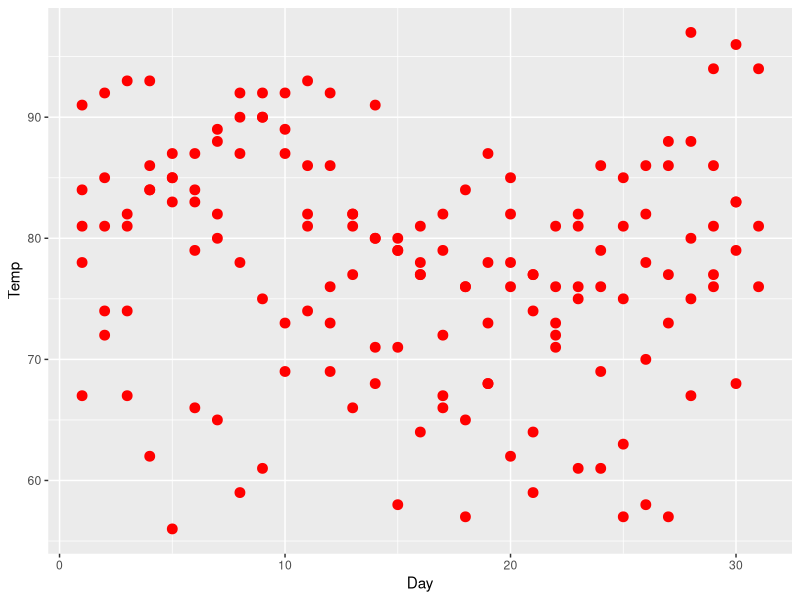
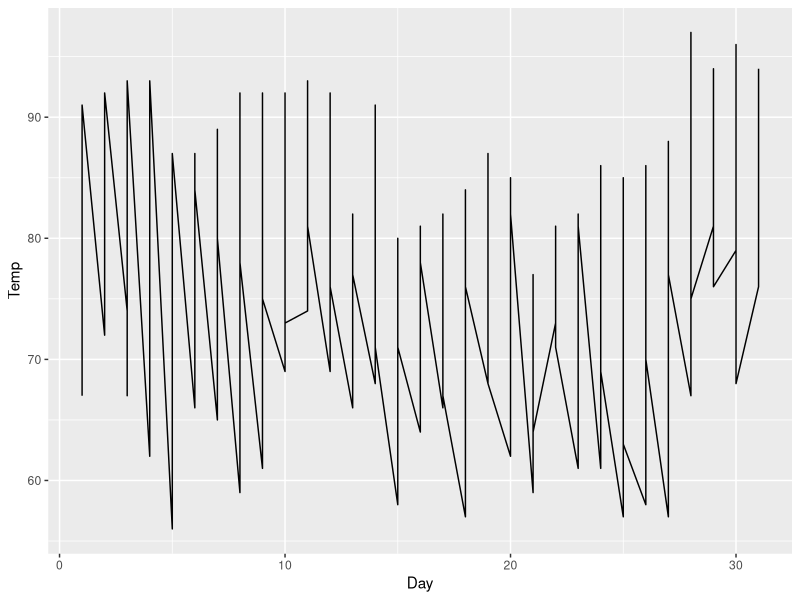
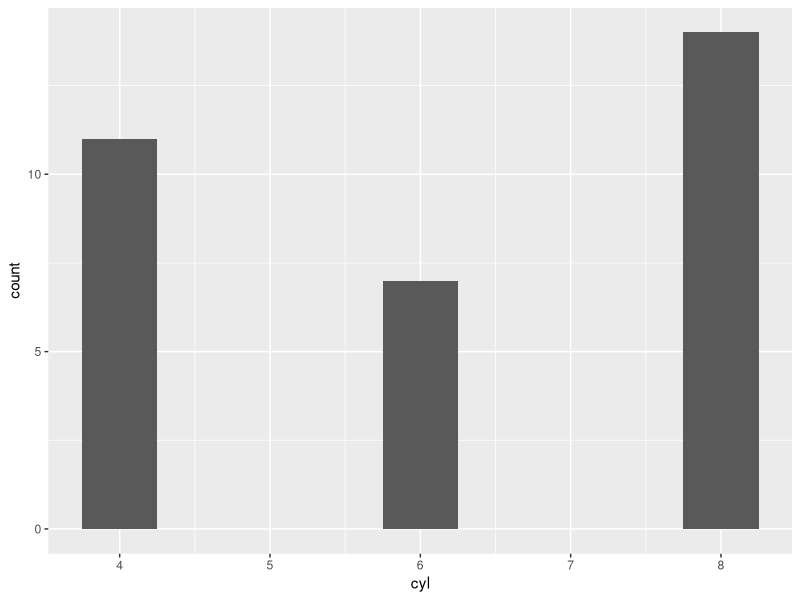
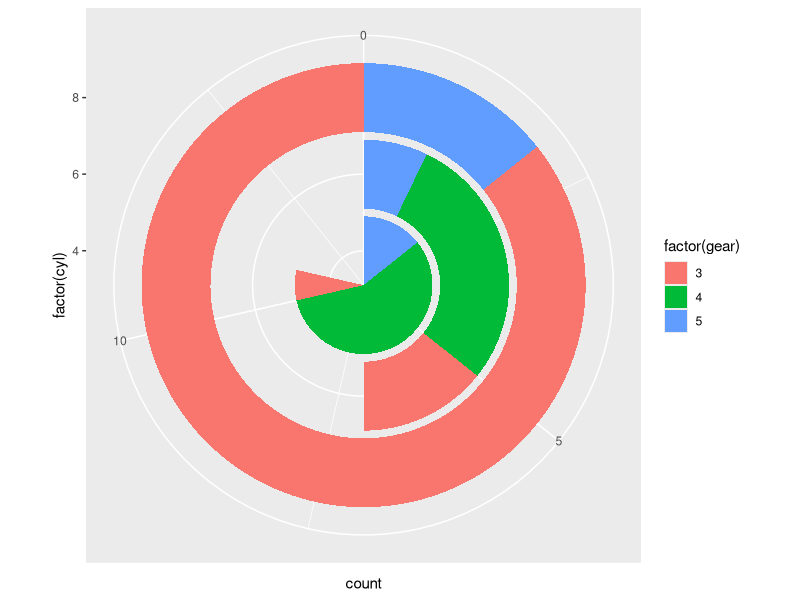
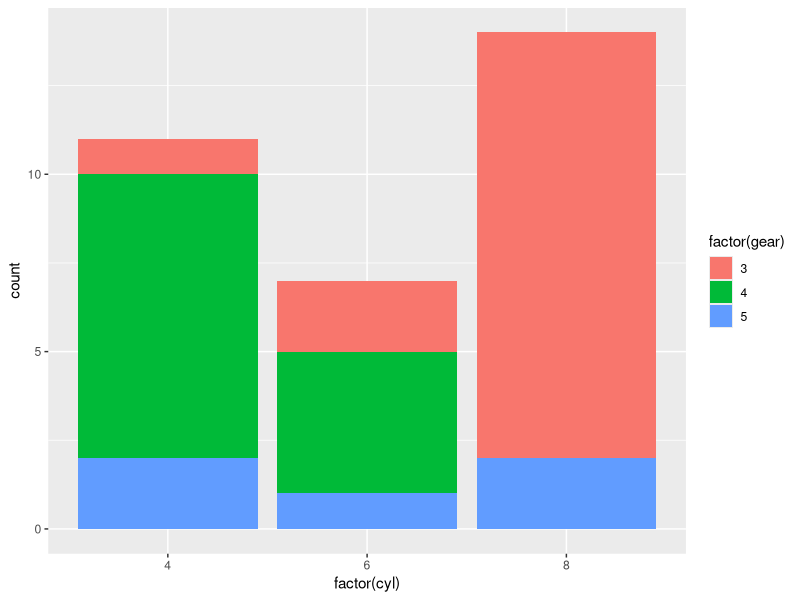
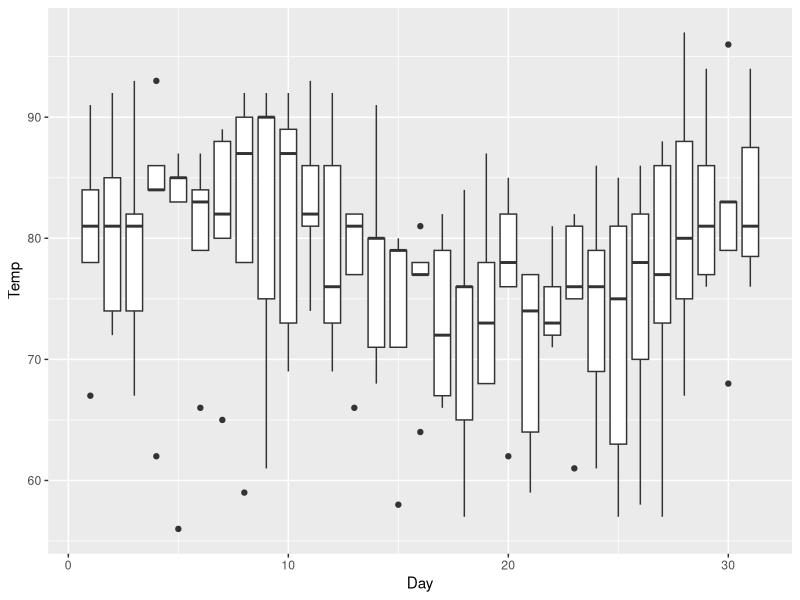
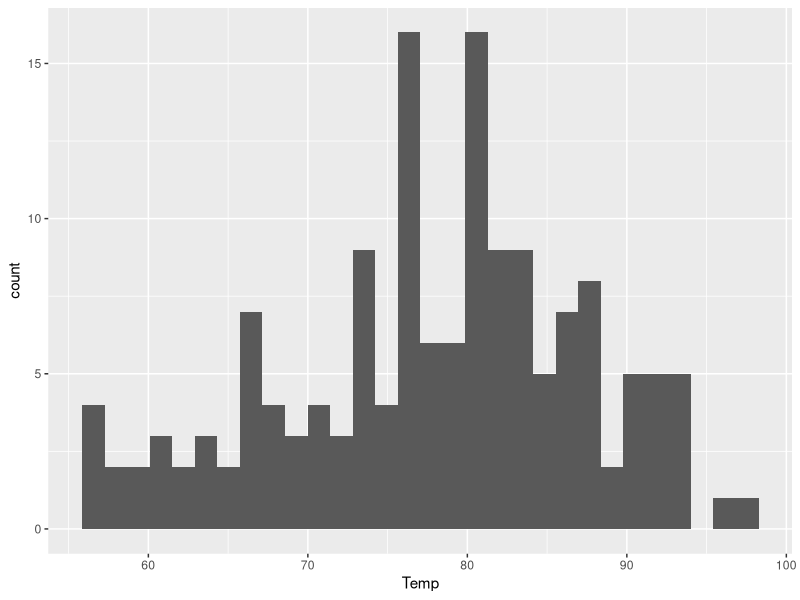
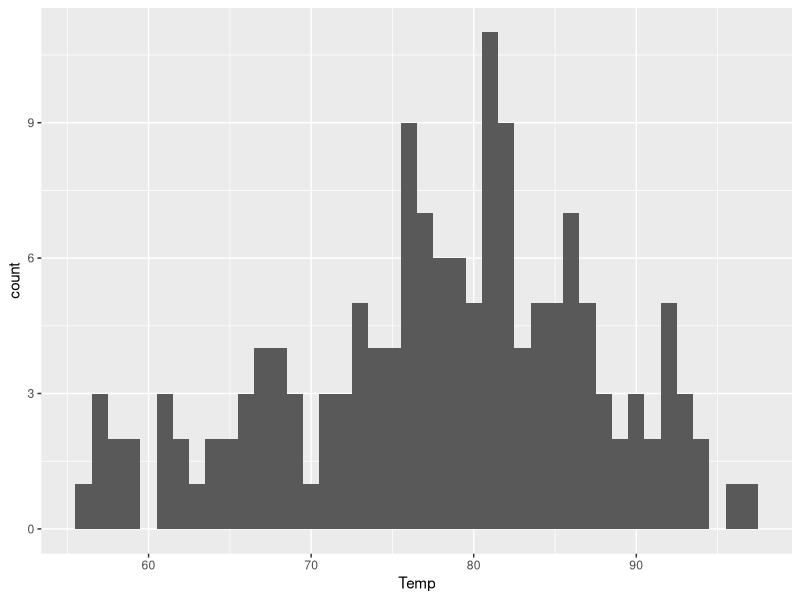

Source code (R) for these figures, in order:
# ggplot 사용

install.packages('ggplot2')
library(ggplot2)

# 산점도
str(airquality)
ggplot(airquality , aes(x = Day , y = Temp)) + geom_point(
  size = 3 , color = 'red'
)

# 선그래프
p <- ggplot(airquality , aes(x = Day , y = Temp)) + geom_line()

print(p)

# 막대그래프
ggplot(mtcars , aes(x = cyl)) + geom_bar(width = 0.5)

# 파이차트
ggplot(mtcars , aes(x = factor(cyl))) +
  geom_bar(aes(fill = factor(gear))) +
  coord_polar(theta = 'y')

# 누적 막대 그래프
ggplot(mtcars , aes(x = factor(cyl))) +
  geom_bar(aes(fill = factor(gear)))

# 상자수염그림
ggplot(airquality , aes(x = Day , y = Temp , group = Day)) +
  geom_boxplot()

# 히스토그램
ggplot(airquality , aes(Temp)) +
  geom_histogram()

ggplot(airquality , aes(Temp)) +
  geom_histogram(binwidth = 1)